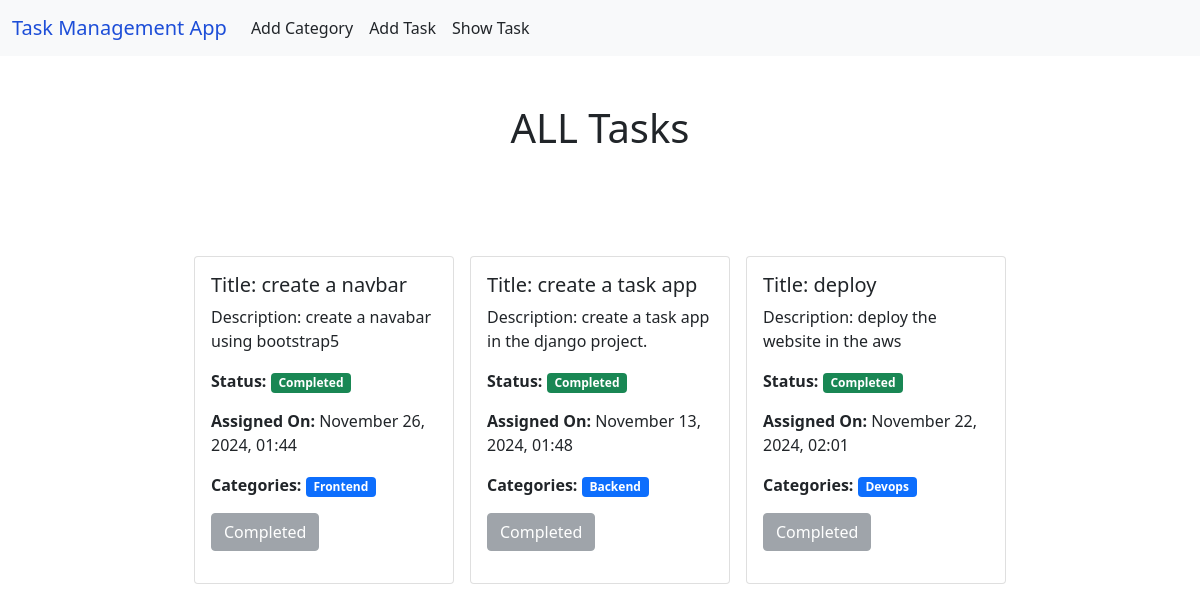
Page /tasks/show_task/ on the committed database.
### tasks/models.py (models this page shows)
class TaskModel(models.Model):
    taskTitle = models.CharField(max_length=200)
    taskDescription = models.TextField()
    is_completed = models.BooleanField(default=False,)
    task_assign_date = models.DateTimeField()
    category = models.ManyToManyField(Category, related_name='categories')
    def __str__(self):
        return self.taskTitle

### categories/models.py (models this page shows, shortened)
class Category(models.Model):
    name = models.CharField(max_length=100)

### tasks/views.py (the view)
# urls.py: path('show_task/', views.show_task, name='show_task'),
def show_task(request):
    data = TaskModel.objects.all()
    print(data)
    return render(request, 'show_task.html', {'tasks': data})

### tasks/templates/show_task.html (shortened to what this page needs)
{% extends "base.html" %}
{% block content %}
<h1 class="text-center my-5">ALL Tasks</h1>
<div class="d-flex flex-wrap justify-content-center px-5 pt-5">
    {% for task in tasks %}
    <div class="col-sm-3">
      <div class="card m-2">
        <div class="card-body">
          <h5 class="card-title">Title: {{ task.taskTitle }}</h5>
          <p class="card-text">Description: {{ task.taskDescription }}</p>
          <p>
            <strong>Status:</strong>
            {% if task.is_completed %}
                <span class="badge bg-success">Completed</span>
            {% else %}
                <span class="badge bg-warning">In Progress</span>
            {% endif %}
          </p>
          <p><strong>Assigned On:</strong> {{ task.task_assign_date|date:"F j, Y, H:i" }}</p>
          <p><strong>Categories:</strong>
            {% for cat in task.category.all %}
                <span class="badge bg-primary">{{ cat.name }}</span>
            {% endfor %}
          </p>
          {% if not task.is_completed %}
            <a href="{% url 'edit_task' task.id %}" class="btn btn-warning">Edit</a>
            <a href="{% url 'delete_task' task.id %}" class="btn btn-danger">Delete</a>
          {% else %}
            <p class="btn btn-secondary disabled">Completed</p>
          {% endif %}
        </div>
      </div>
    </div>
    {% endfor %}
</div>
{% endblock content %}

### templates/base.html (shortened to what this page needs)
<!DOCTYPE html>
<html lang="en">
<head>
    <link href="https://cdn.jsdelivr.net/npm/bootstrap@5.0.2/dist/css/bootstrap.min.css" rel="stylesheet">
</head>
<body>
    <nav class="navbar navbar-expand-lg navbar-light bg-light">
        <div class="container-fluid">
          <a class="navbar-brand" style="color: #1D4ED8;" href="{% url 'main' %}">Task Management App</a>
          <div class="collapse navbar-collapse" id="navbarSupportedContent">
            <ul class="navbar-nav me-auto mb-2 mb-lg-0">
                <li class="nav-item">
                    <a class="nav-link text-dark" href="{% url 'add_category' %}">Add Category</a>
                  </li>
                <li class="nav-item">
                    <a class="nav-link text-dark" href="{% url 'add_task' %}">Add Task</a>
                  </li>
              <li class="nav-item">
                <a class="nav-link text-dark" href="{% url 'show_task' %}">Show Task</a>
              </li>
          </div>
        </div>
      </nav>
      {% block content %}{% endblock content %}
</body>
</html>

### rows in the picture
TaskModel: taskTitle "create a navbar", taskDescription "create a navabar using bootstrap5", is_completed "Completed", task_assign_date "November 26, 2024, 01:44"
Category: name "Frontend"
TaskModel: taskTitle "create a task app", taskDescription "create a task app in the django project.", is_completed "Completed", task_assign_date "November 13, 2024, 01:48"
Category: name "Backend"
TaskModel: taskTitle "deploy", taskDescription "deploy the website in the aws", is_completed "Completed", task_assign_date "November 22, 2024, 02:01"
Category: name "Devops"
